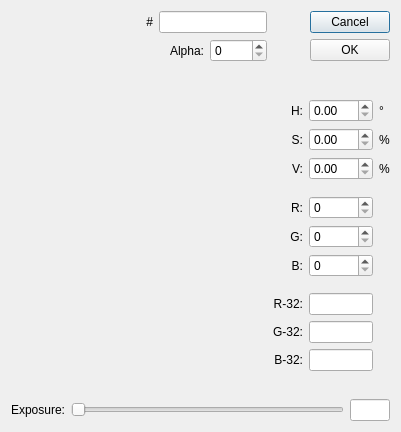
<?xml version="1.0" encoding="UTF-8"?>
<ui version="4.0">
 <class>ColorDialog</class>
 <widget class="QDialog" name="ColorDialog">
  <property name="geometry">
   <rect>
    <x>0</x>
    <y>0</y>
    <width>397</width>
    <height>432</height>
   </rect>
  </property>
  <property name="maximumSize">
   <size>
    <width>397</width>
    <height>432</height>
   </size>
  </property>
  <property name="windowTitle">
   <string>Color Picker</string>
  </property>
  <property name="windowIcon">
   <iconset resource="../QtResources/resources.qrc">
    <normaloff>:/GuiFoundation/PL-logo.svg</normaloff>:/GuiFoundation/PL-logo.svg</iconset>
  </property>
  <layout class="QHBoxLayout" name="horizontalLayout_6">
   <item>
    <layout class="QGridLayout" name="gridLayout_2">
     <item row="0" column="0">
      <layout class="QHBoxLayout" name="horizontalLayout_5">
       <item>
        <layout class="QVBoxLayout" name="verticalLayout_5">
         <item>
          <widget class="plQtColorCompareWidget" name="ColorCompare" native="true">
           <property name="sizePolicy">
            <sizepolicy hsizetype="Fixed" vsizetype="Fixed">
             <horstretch>0</horstretch>
             <verstretch>0</verstretch>
            </sizepolicy>
           </property>
           <property name="minimumSize">
            <size>
             <width>64</width>
             <height>64</height>
            </size>
           </property>
           <property name="maximumSize">
            <size>
             <width>64</width>
             <height>64</height>
            </size>
           </property>
          </widget>
         </item>
         <item>
          <spacer name="verticalSpacer_8">
           <property name="orientation">
            <enum>Qt::Vertical</enum>
           </property>
           <property name="sizeHint" stdset="0">
            <size>
             <width>17</width>
             <height>0</height>
            </size>
           </property>
          </spacer>
         </item>
        </layout>
       </item>
       <item>
        <spacer name="horizontalSpacer_2">
         <property name="orientation">
          <enum>Qt::Horizontal</enum>
         </property>
         <property name="sizeHint" stdset="0">
          <size>
           <width>40</width>
           <height>20</height>
          </size>
         </property>
        </spacer>
       </item>
       <item>
        <layout class="QVBoxLayout" name="verticalLayout_4">
         <item>
          <layout class="QHBoxLayout" name="horizontalLayout_4">
           <item>
            <widget class="QLabel" name="label_8">
             <property name="text">
              <string>#</string>
             </property>
             <property name="alignment">
              <set>Qt::AlignRight|Qt::AlignTrailing|Qt::AlignVCenter</set>
             </property>
            </widget>
           </item>
           <item>
            <widget class="QLineEdit" name="LineHEX"/>
           </item>
          </layout>
         </item>
         <item>
          <layout class="QHBoxLayout" name="horizontalLayout_2">
           <item>
            <widget class="QLabel" name="LabelAlpha">
             <property name="text">
              <string>Alpha:</string>
             </property>
             <property name="alignment">
              <set>Qt::AlignRight|Qt::AlignTrailing|Qt::AlignVCenter</set>
             </property>
            </widget>
           </item>
           <item>
            <widget class="plQtDoubleSpinBox" name="SpinAlpha">
             <property name="decimals">
              <number>0</number>
             </property>
             <property name="maximum">
              <double>255.000000000000000</double>
             </property>
            </widget>
           </item>
          </layout>
         </item>
         <item>
          <spacer name="verticalSpacer_3">
           <property name="orientation">
            <enum>Qt::Vertical</enum>
           </property>
           <property name="sizeHint" stdset="0">
            <size>
             <width>20</width>
             <height>0</height>
            </size>
           </property>
          </spacer>
         </item>
        </layout>
       </item>
      </layout>
     </item>
     <item row="0" column="1">
      <layout class="QHBoxLayout" name="horizontalLayout_3">
       <item>
        <spacer name="horizontalSpacer">
         <property name="orientation">
          <enum>Qt::Horizontal</enum>
         </property>
         <property name="sizeHint" stdset="0">
          <size>
           <width>40</width>
           <height>20</height>
          </size>
         </property>
        </spacer>
       </item>
       <item>
        <layout class="QVBoxLayout" name="verticalLayout_3">
         <item>
          <widget class="QPushButton" name="ButtonCancel">
           <property name="text">
            <string>Cancel</string>
           </property>
          </widget>
         </item>
         <item>
          <widget class="QPushButton" name="ButtonOk">
           <property name="text">
            <string>OK</string>
           </property>
          </widget>
         </item>
         <item>
          <spacer name="verticalSpacer_5">
           <property name="orientation">
            <enum>Qt::Vertical</enum>
           </property>
           <property name="sizeHint" stdset="0">
            <size>
             <width>20</width>
             <height>0</height>
            </size>
           </property>
          </spacer>
         </item>
        </layout>
       </item>
      </layout>
     </item>
     <item row="1" column="0">
      <layout class="QVBoxLayout" name="verticalLayout_2">
       <item>
        <widget class="plQtColorAreaWidget" name="ColorArea" native="true">
         <property name="sizePolicy">
          <sizepolicy hsizetype="Fixed" vsizetype="Fixed">
           <horstretch>0</horstretch>
           <verstretch>0</verstretch>
          </sizepolicy>
         </property>
         <property name="minimumSize">
          <size>
           <width>256</width>
           <height>256</height>
          </size>
         </property>
         <property name="maximumSize">
          <size>
           <width>256</width>
           <height>256</height>
          </size>
         </property>
        </widget>
       </item>
       <item>
        <widget class="plQtColorRangeWidget" name="ColorRange" native="true">
         <property name="sizePolicy">
          <sizepolicy hsizetype="Fixed" vsizetype="Fixed">
           <horstretch>0</horstretch>
           <verstretch>0</verstretch>
          </sizepolicy>
         </property>
         <property name="minimumSize">
          <size>
           <width>256</width>
           <height>32</height>
          </size>
         </property>
         <property name="maximumSize">
          <size>
           <width>256</width>
           <height>32</height>
          </size>
         </property>
        </widget>
       </item>
       <item>
        <spacer name="verticalSpacer_4">
         <property name="orientation">
          <enum>Qt::Vertical</enum>
         </property>
         <property name="sizeHint" stdset="0">
          <size>
           <width>20</width>
           <height>0</height>
          </size>
         </property>
        </spacer>
       </item>
      </layout>
     </item>
     <item row="1" column="1">
      <layout class="QVBoxLayout" name="verticalLayout">
       <item>
        <layout class="QGridLayout" name="gridLayout">
         <item row="1" column="1">
          <widget class="plQtDoubleSpinBox" name="SpinSaturation">
           <property name="maximum">
            <double>100.000000000000000</double>
           </property>
          </widget>
         </item>
         <item row="4" column="1">
          <widget class="plQtDoubleSpinBox" name="SpinRed">
           <property name="decimals">
            <number>0</number>
           </property>
           <property name="maximum">
            <double>255.000000000000000</double>
           </property>
          </widget>
         </item>
         <item row="1" column="2">
          <widget class="QLabel" name="label_4">
           <property name="text">
            <string>%</string>
           </property>
          </widget>
         </item>
         <item row="6" column="1">
          <widget class="plQtDoubleSpinBox" name="SpinBlue">
           <property name="decimals">
            <number>0</number>
           </property>
           <property name="maximum">
            <double>255.000000000000000</double>
           </property>
          </widget>
         </item>
         <item row="8" column="1">
          <widget class="QLineEdit" name="LineRed32">
           <property name="readOnly">
            <bool>true</bool>
           </property>
          </widget>
         </item>
         <item row="2" column="0">
          <widget class="QLabel" name="label_6">
           <property name="text">
            <string>V:</string>
           </property>
           <property name="alignment">
            <set>Qt::AlignRight|Qt::AlignTrailing|Qt::AlignVCenter</set>
           </property>
          </widget>
         </item>
         <item row="3" column="1">
          <spacer name="verticalSpacer">
           <property name="orientation">
            <enum>Qt::Vertical</enum>
           </property>
           <property name="sizeType">
            <enum>QSizePolicy::Fixed</enum>
           </property>
           <property name="sizeHint" stdset="0">
            <size>
             <width>20</width>
             <height>10</height>
            </size>
           </property>
          </spacer>
         </item>
         <item row="2" column="2">
          <widget class="QLabel" name="label_5">
           <property name="text">
            <string>%</string>
           </property>
          </widget>
         </item>
         <item row="11" column="1">
          <spacer name="verticalSpacer_7">
           <property name="orientation">
            <enum>Qt::Vertical</enum>
           </property>
           <property name="sizeHint" stdset="0">
            <size>
             <width>20</width>
             <height>0</height>
            </size>
           </property>
          </spacer>
         </item>
         <item row="7" column="1">
          <spacer name="verticalSpacer_2">
           <property name="orientation">
            <enum>Qt::Vertical</enum>
           </property>
           <property name="sizeType">
            <enum>QSizePolicy::Fixed</enum>
           </property>
           <property name="sizeHint" stdset="0">
            <size>
             <width>20</width>
             <height>10</height>
            </size>
           </property>
          </spacer>
         </item>
         <item row="9" column="1">
          <widget class="QLineEdit" name="LineGreen32">
           <property name="readOnly">
            <bool>true</bool>
           </property>
          </widget>
         </item>
         <item row="0" column="2">
          <widget class="QLabel" name="label_2">
           <property name="text">
            <string>°</string>
           </property>
          </widget>
         </item>
         <item row="9" column="0">
          <widget class="QLabel" name="LabelG32">
           <property name="text">
            <string>G-32:</string>
           </property>
           <property name="alignment">
            <set>Qt::AlignRight|Qt::AlignTrailing|Qt::AlignVCenter</set>
           </property>
          </widget>
         </item>
         <item row="2" column="1">
          <widget class="plQtDoubleSpinBox" name="SpinValue">
           <property name="maximum">
            <double>100.000000000000000</double>
           </property>
          </widget>
         </item>
         <item row="5" column="1">
          <widget class="plQtDoubleSpinBox" name="SpinGreen">
           <property name="decimals">
            <number>0</number>
           </property>
           <property name="maximum">
            <double>255.000000000000000</double>
           </property>
          </widget>
         </item>
         <item row="10" column="0">
          <widget class="QLabel" name="LabelB32">
           <property name="text">
            <string>B-32:</string>
           </property>
           <property name="alignment">
            <set>Qt::AlignRight|Qt::AlignTrailing|Qt::AlignVCenter</set>
           </property>
          </widget>
         </item>
         <item row="1" column="0">
          <widget class="QLabel" name="label_3">
           <property name="text">
            <string>S:</string>
           </property>
           <property name="alignment">
            <set>Qt::AlignRight|Qt::AlignTrailing|Qt::AlignVCenter</set>
           </property>
          </widget>
         </item>
         <item row="8" column="0">
          <widget class="QLabel" name="LabelR32">
           <property name="text">
            <string>R-32:</string>
           </property>
           <property name="alignment">
            <set>Qt::AlignRight|Qt::AlignTrailing|Qt::AlignVCenter</set>
           </property>
          </widget>
         </item>
         <item row="0" column="1">
          <widget class="plQtDoubleSpinBox" name="SpinHue">
           <property name="maximum">
            <double>359.000000000000000</double>
           </property>
          </widget>
         </item>
         <item row="6" column="0">
          <widget class="QLabel" name="label_11">
           <property name="text">
            <string>B:</string>
           </property>
           <property name="alignment">
            <set>Qt::AlignRight|Qt::AlignTrailing|Qt::AlignVCenter</set>
           </property>
          </widget>
         </item>
         <item row="5" column="0">
          <widget class="QLabel" name="label_9">
           <property name="text">
            <string>G:</string>
           </property>
           <property name="alignment">
            <set>Qt::AlignRight|Qt::AlignTrailing|Qt::AlignVCenter</set>
           </property>
          </widget>
         </item>
         <item row="4" column="0">
          <widget class="QLabel" name="label_7">
           <property name="text">
            <string>R:</string>
           </property>
           <property name="alignment">
            <set>Qt::AlignRight|Qt::AlignTrailing|Qt::AlignVCenter</set>
           </property>
          </widget>
         </item>
         <item row="10" column="1">
          <widget class="QLineEdit" name="LineBlue32">
           <property name="readOnly">
            <bool>true</bool>
           </property>
          </widget>
         </item>
         <item row="0" column="0">
          <widget class="QLabel" name="label">
           <property name="text">
            <string>H:</string>
           </property>
           <property name="alignment">
            <set>Qt::AlignRight|Qt::AlignTrailing|Qt::AlignVCenter</set>
           </property>
          </widget>
         </item>
        </layout>
       </item>
      </layout>
     </item>
     <item row="2" column="0" colspan="2">
      <layout class="QHBoxLayout" name="horizontalLayout">
       <item>
        <widget class="QLabel" name="LabelExposure">
         <property name="text">
          <string>Exposure:</string>
         </property>
        </widget>
       </item>
       <item>
        <widget class="QSlider" name="SliderExposure">
         <property name="maximum">
          <number>2000</number>
         </property>
         <property name="orientation">
          <enum>Qt::Horizontal</enum>
         </property>
        </widget>
       </item>
       <item>
        <widget class="QLineEdit" name="LineExposure">
         <property name="sizePolicy">
          <sizepolicy hsizetype="Minimum" vsizetype="Fixed">
           <horstretch>0</horstretch>
           <verstretch>0</verstretch>
          </sizepolicy>
         </property>
         <property name="maximumSize">
          <size>
           <width>40</width>
           <height>16777215</height>
          </size>
         </property>
         <property name="readOnly">
          <bool>true</bool>
         </property>
        </widget>
       </item>
      </layout>
     </item>
    </layout>
   </item>
  </layout>
 </widget>
 <customwidgets>
  <customwidget>
   <class>plQtColorRangeWidget</class>
   <extends>QWidget</extends>
   <header location="global">GuiFoundation/UIServices/ColorDlgWidgets.moc.h</header>
   <container>1</container>
  </customwidget>
  <customwidget>
   <class>plQtColorAreaWidget</class>
   <extends>QWidget</extends>
   <header location="global">GuiFoundation/UIServices/ColorDlgWidgets.moc.h</header>
   <container>1</container>
  </customwidget>
  <customwidget>
   <class>plQtColorCompareWidget</class>
   <extends>QWidget</extends>
   <header location="global">GuiFoundation/UIServices/ColorDlgWidgets.moc.h</header>
   <container>1</container>
  </customwidget>
  <customwidget>
   <class>plQtDoubleSpinBox</class>
   <extends>QDoubleSpinBox</extends>
   <header location="global">GuiFoundation/Widgets/DoubleSpinBox.moc.h</header>
  </customwidget>
 </customwidgets>
 <tabstops>
  <tabstop>SpinHue</tabstop>
  <tabstop>SpinSaturation</tabstop>
  <tabstop>SpinValue</tabstop>
  <tabstop>SpinRed</tabstop>
  <tabstop>SpinGreen</tabstop>
  <tabstop>SpinBlue</tabstop>
  <tabstop>LineRed32</tabstop>
  <tabstop>LineGreen32</tabstop>
  <tabstop>LineBlue32</tabstop>
  <tabstop>SliderExposure</tabstop>
  <tabstop>LineExposure</tabstop>
  <tabstop>LineHEX</tabstop>
  <tabstop>SpinAlpha</tabstop>
  <tabstop>ButtonCancel</tabstop>
  <tabstop>ButtonOk</tabstop>
 </tabstops>
 <resources>
  <include location="../QtResources/resources.qrc"/>
 </resources>
 <connections/>
</ui> 
